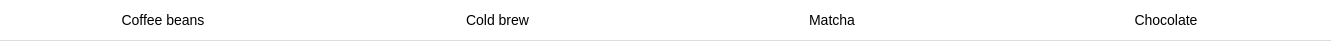
   <widget class="QWidget" name="navBar" native="true">
    <property name="geometry">
     <rect>
      <x>0</x>
      <y>40</y>
      <width>1331</width>
      <height>41</height>
     </rect>
    </property>
    <property name="styleSheet">
     <string notr="true">background-color: white;
border-bottom: 1px solid #ddd;
</string>
    </property>
    <widget class="QWidget" name="horizontalLayoutWidget">
     <property name="geometry">
      <rect>
       <x>-1</x>
       <y>0</y>
       <width>1331</width>
       <height>41</height>
      </rect>
     </property>
     <layout class="QHBoxLayout" name="horizontalLayout">
      <item>
       <widget class="QPushButton" name="sortcoffeebeans">
        <property name="cursor">
         <cursorShape>OpenHandCursor</cursorShape>
        </property>
        <property name="styleSheet">
         <string notr="true">QPushButton {
    background: transparent;
    border: none;
    font-size: 14px;
 font-family: &quot;Georgia&quot;
}
QPushButton:hover {
    color: #0D3B66;
    text-decoration: underline;
}
</string>
        </property>
        <property name="text">
         <string>Coffee beans</string>
        </property>
       </widget>
      </item>
      <item>
       <widget class="QPushButton" name="sortcoldbrew">
        <property name="cursor">
         <cursorShape>OpenHandCursor</cursorShape>
        </property>
        <property name="styleSheet">
         <string notr="true">QPushButton {
    background: transparent;
    border: none;
    font-size: 14px;
 font-family: &quot;Georgia&quot;
}
QPushButton:hover {
    color: #0D3B66;
    text-decoration: underline;
}
</string>
        </property>
        <property name="text">
         <string>Cold brew</string>
        </property>
       </widget>
      </item>
      <item>
       <widget class="QPushButton" name="sortmatcha">
        <property name="cursor">
         <cursorShape>OpenHandCursor</cursorShape>
        </property>
        <property name="styleSheet">
         <string notr="true">QPushButton {
    background: transparent;
    border: none;
    font-size: 14px;
 font-family: &quot;Georgia&quot;
}

QPushButton:hover {
    color: #0D3B66;
    text-decoration: underline;
}</string>
        </property>
        <property name="text">
         <string>Matcha</string>
        </property>
       </widget>
      </item>
      <item>
       <widget class="QPushButton" name="sortchocolate">
        <property name="styleSheet">
         <string notr="true">QPushButton {
    background: transparent;
    border: none;
    font-size: 14px;
 font-family: &quot;Georgia&quot;
}
QPushButton:hover {
    color: #0D3B66;
    text-decoration: underline;
}</string>
        </property>
        <property name="text">
         <string>Chocolate</string>
        </property>
       </widget>
      </item>
     </layout>
    </widget>
   </widget>
